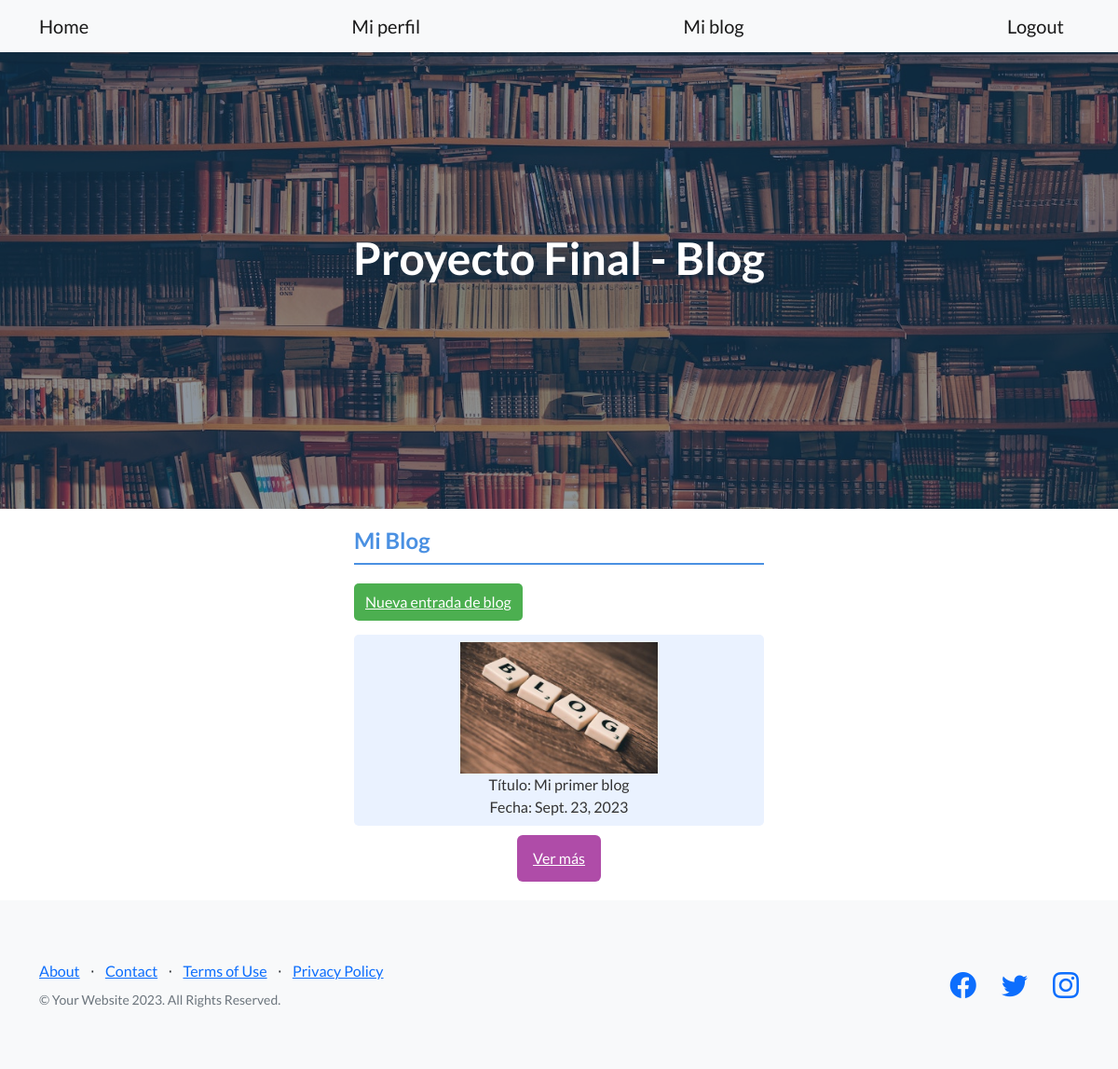
/accounts/blog/list (signed in), run on the app's committed database.
### Blog/models.py (models this page shows)
class Blog(models.Model):
    user = models.ForeignKey(User, on_delete=models.CASCADE, default=1)
    imagen = models.ImageField(null=True, blank=True, upload_to='media/blog_images/')
    titulo = models.CharField('Titulo', max_length=24)
    subtitulo = models.CharField(max_length=50)
    cuerpo = models.CharField(max_length=300)
    autor = models.CharField(max_length=50)
    fecha = models.DateField(auto_now_add=True)

### Blog/views.py (the view)
# urls.py: path("blog/list", BlogListView.as_view(), name= "blog-list"),
class BlogListView(LoginRequiredMixin, ListView):
    model = Blog
    context_object_name = "blogs"
    template_name = "Blog/blog_list.html"
    def get_queryset(self):
        return Blog.objects.filter(user=self.request.user)
    def get_context_data(self, **kwargs):
        context = super().get_context_data(**kwargs)
        context["is_already_logged_in"] = self.request.user.is_authenticated
        return context

### Blog/templates/Blog/blog_list.html (shortened to what this page needs)
{% extends "Blog/padre.html" %}
{% block contenidoQueCambia %}
<div style="padding: 20px; background-color: #fff; margin: auto; max-width: 40%">
    <h4 style="color: #4a90e2; border-bottom: 2px solid #4a90e2; padding-bottom: 10px;">Mi Blog</h4>
    {% if blogs %}
    <div style="margin-top: 20px; text-align: center;">
        {% for blog in blogs %}
        <div style="display: flex; justify-content: space-between; align-items: center;">
            <button style="background-color: #4CAF50; color: white; padding: 8px 12px; border: none; border-radius: 5px; cursor: pointer; margin-bottom: 15px;">
                <a href="{% url 'blog-create' %}" style="color: white;">Nueva entrada de blog</a>
            </button>
        </div>
        <div style="display: flex; justify-content: space-between; align-items: center;">
            <p style="color: #333; background-color: #eaf2ff; padding: 8px; border-radius: 5px; margin-bottom: 10px;">
                {% if blog.imagen %}
                    <img src="{{ blog.imagen.url }}" style="max-width: 50%;"><br>
                {% endif %}
                Título: {{ blog.titulo }}<br>
                Fecha: {{ blog.fecha }}
            </p>
        </div>
        <button class="btn btn-primary;" style="background-color: #af4ca8;"><a style="color: white;" href="{% url 'blog-detail' blog.pk %}">Ver más</a></button>
        {% endfor %}
                {% endif %}
    </div>
</div>
{% endblock %}

### data on the page
Blog: imagen (picture), titulo "Mi primer blog", fecha "Sept. 23, 2023"
